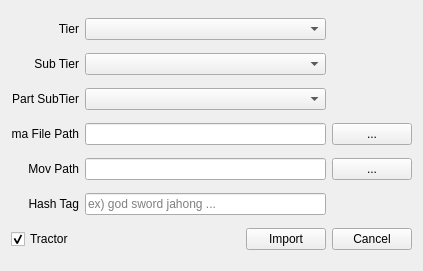
<?xml version="1.0" encoding="UTF-8"?>
<ui version="4.0">
 <class>Form</class>
 <widget class="QWidget" name="Form">
  <property name="geometry">
   <rect>
    <x>0</x>
    <y>0</y>
    <width>423</width>
    <height>271</height>
   </rect>
  </property>
  <property name="windowTitle">
   <string>Crowd 데이터 업로드</string>
  </property>
  <layout class="QGridLayout" name="gridLayout">
   <item row="0" column="0">
    <widget class="QLabel" name="label">
     <property name="text">
      <string>Tier</string>
     </property>
     <property name="alignment">
      <set>Qt::AlignRight|Qt::AlignTrailing|Qt::AlignVCenter</set>
     </property>
    </widget>
   </item>
   <item row="0" column="1">
    <widget class="QComboBox" name="Title1ComboBox">
     <property name="sizePolicy">
      <sizepolicy hsizetype="Preferred" vsizetype="Fixed">
       <horstretch>0</horstretch>
       <verstretch>0</verstretch>
      </sizepolicy>
     </property>
     <property name="minimumSize">
      <size>
       <width>80</width>
       <height>0</height>
      </size>
     </property>
    </widget>
   </item>
   <item row="1" column="0">
    <widget class="QLabel" name="label_2">
     <property name="text">
      <string>Sub Tier</string>
     </property>
     <property name="alignment">
      <set>Qt::AlignRight|Qt::AlignTrailing|Qt::AlignVCenter</set>
     </property>
    </widget>
   </item>
   <item row="1" column="1">
    <widget class="QComboBox" name="Title2ComboBox">
     <property name="sizePolicy">
      <sizepolicy hsizetype="Preferred" vsizetype="Fixed">
       <horstretch>0</horstretch>
       <verstretch>0</verstretch>
      </sizepolicy>
     </property>
     <property name="minimumSize">
      <size>
       <width>80</width>
       <height>0</height>
      </size>
     </property>
    </widget>
   </item>
   <item row="2" column="0">
    <widget class="QLabel" name="label_3">
     <property name="text">
      <string>Part SubTier</string>
     </property>
     <property name="alignment">
      <set>Qt::AlignRight|Qt::AlignTrailing|Qt::AlignVCenter</set>
     </property>
    </widget>
   </item>
   <item row="2" column="1">
    <widget class="QComboBox" name="Title3ComboBox">
     <property name="sizePolicy">
      <sizepolicy hsizetype="Preferred" vsizetype="Fixed">
       <horstretch>0</horstretch>
       <verstretch>0</verstretch>
      </sizepolicy>
     </property>
     <property name="minimumSize">
      <size>
       <width>80</width>
       <height>0</height>
      </size>
     </property>
    </widget>
   </item>
   <item row="3" column="0">
    <widget class="QLabel" name="label_5">
     <property name="text">
      <string>ma File Path</string>
     </property>
     <property name="alignment">
      <set>Qt::AlignRight|Qt::AlignTrailing|Qt::AlignVCenter</set>
     </property>
    </widget>
   </item>
   <item row="3" column="1">
    <widget class="QLineEdit" name="animPathEdit">
     <property name="readOnly">
      <bool>true</bool>
     </property>
    </widget>
   </item>
   <item row="3" column="2">
    <widget class="QPushButton" name="loadAnimFileBtn">
     <property name="sizePolicy">
      <sizepolicy hsizetype="Preferred" vsizetype="Fixed">
       <horstretch>0</horstretch>
       <verstretch>0</verstretch>
      </sizepolicy>
     </property>
     <property name="minimumSize">
      <size>
       <width>80</width>
       <height>0</height>
      </size>
     </property>
     <property name="text">
      <string>...</string>
     </property>
    </widget>
   </item>
   <item row="4" column="0">
    <widget class="QLabel" name="label_6">
     <property name="text">
      <string>Mov Path</string>
     </property>
     <property name="alignment">
      <set>Qt::AlignRight|Qt::AlignTrailing|Qt::AlignVCenter</set>
     </property>
    </widget>
   </item>
   <item row="4" column="1">
    <widget class="QLineEdit" name="movPathEdit">
     <property name="readOnly">
      <bool>true</bool>
     </property>
    </widget>
   </item>
   <item row="4" column="2">
    <widget class="QPushButton" name="loadAnimFileBtn_2">
     <property name="sizePolicy">
      <sizepolicy hsizetype="Preferred" vsizetype="Fixed">
       <horstretch>0</horstretch>
       <verstretch>0</verstretch>
      </sizepolicy>
     </property>
     <property name="minimumSize">
      <size>
       <width>80</width>
       <height>0</height>
      </size>
     </property>
     <property name="text">
      <string>...</string>
     </property>
    </widget>
   </item>
   <item row="5" column="0">
    <widget class="QLabel" name="label_4">
     <property name="text">
      <string>Hash Tag</string>
     </property>
     <property name="alignment">
      <set>Qt::AlignRight|Qt::AlignTrailing|Qt::AlignVCenter</set>
     </property>
    </widget>
   </item>
   <item row="5" column="1">
    <widget class="QLineEdit" name="hashTagEdit">
     <property name="placeholderText">
      <string>ex) god sword jahong ...</string>
     </property>
    </widget>
   </item>
   <item row="6" column="0" colspan="3">
    <layout class="QHBoxLayout" name="horizontalLayout">
     <item>
      <widget class="QCheckBox" name="tractorCheckBox">
       <property name="text">
        <string>Tractor</string>
       </property>
       <property name="checked">
        <bool>true</bool>
       </property>
      </widget>
     </item>
     <item>
      <spacer name="horizontalSpacer">
       <property name="orientation">
        <enum>Qt::Horizontal</enum>
       </property>
       <property name="sizeHint" stdset="0">
        <size>
         <width>118</width>
         <height>17</height>
        </size>
       </property>
      </spacer>
     </item>
     <item>
      <widget class="QPushButton" name="okBtn">
       <property name="text">
        <string>Import</string>
       </property>
      </widget>
     </item>
     <item>
      <widget class="QPushButton" name="cancelBtn">
       <property name="text">
        <string>Cancel</string>
       </property>
      </widget>
     </item>
    </layout>
   </item>
  </layout>
  <zorder>label</zorder>
  <zorder>Title1ComboBox</zorder>
  <zorder>label_2</zorder>
  <zorder>animPathEdit</zorder>
  <zorder>loadAnimFileBtn</zorder>
  <zorder>Title2ComboBox</zorder>
  <zorder>Title3ComboBox</zorder>
  <zorder>label_3</zorder>
  <zorder>label_4</zorder>
  <zorder>hashTagEdit</zorder>
  <zorder>label_6</zorder>
  <zorder>label_5</zorder>
  <zorder>movPathEdit</zorder>
  <zorder>loadAnimFileBtn_2</zorder>
 </widget>
 <resources/>
 <connections/>
</ui>
